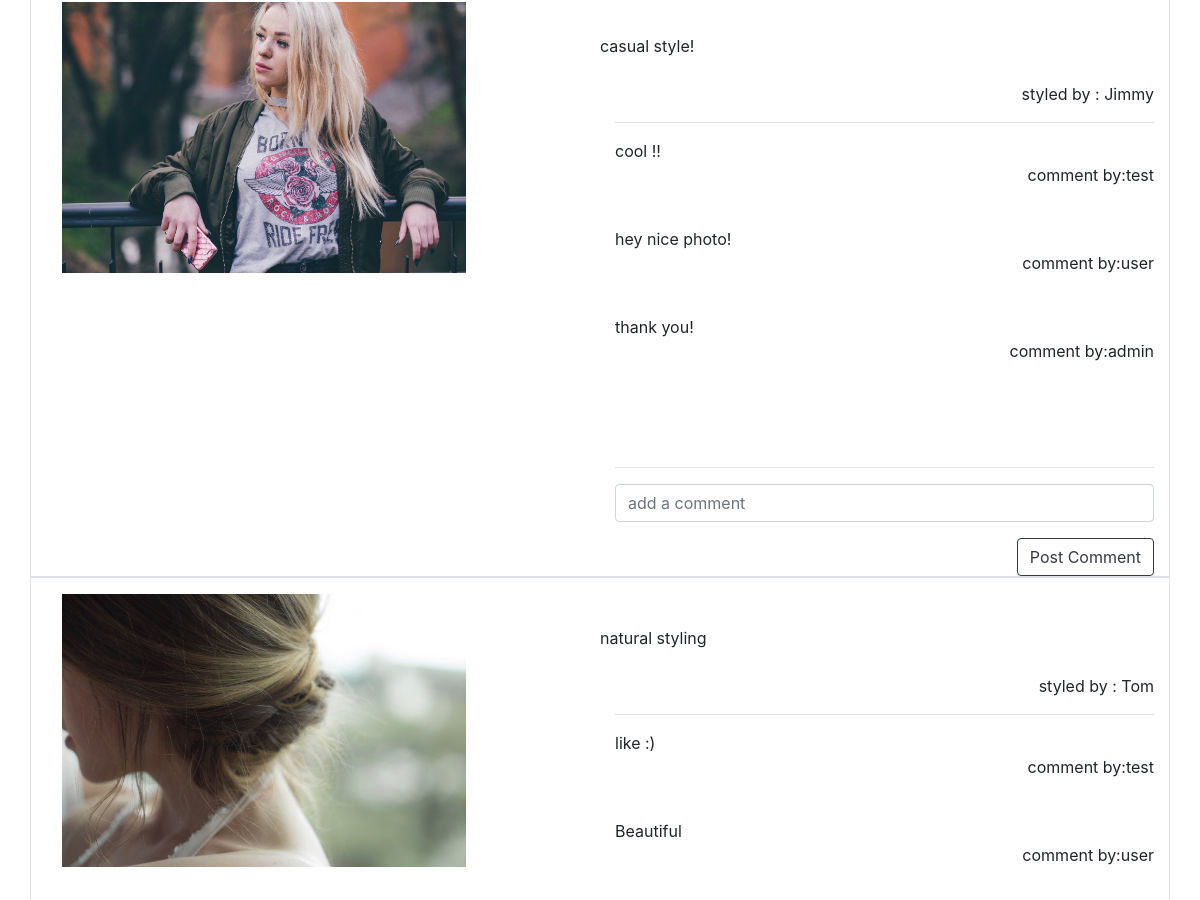
Page /catalog_fb.php (middle part) on the earlier database version.
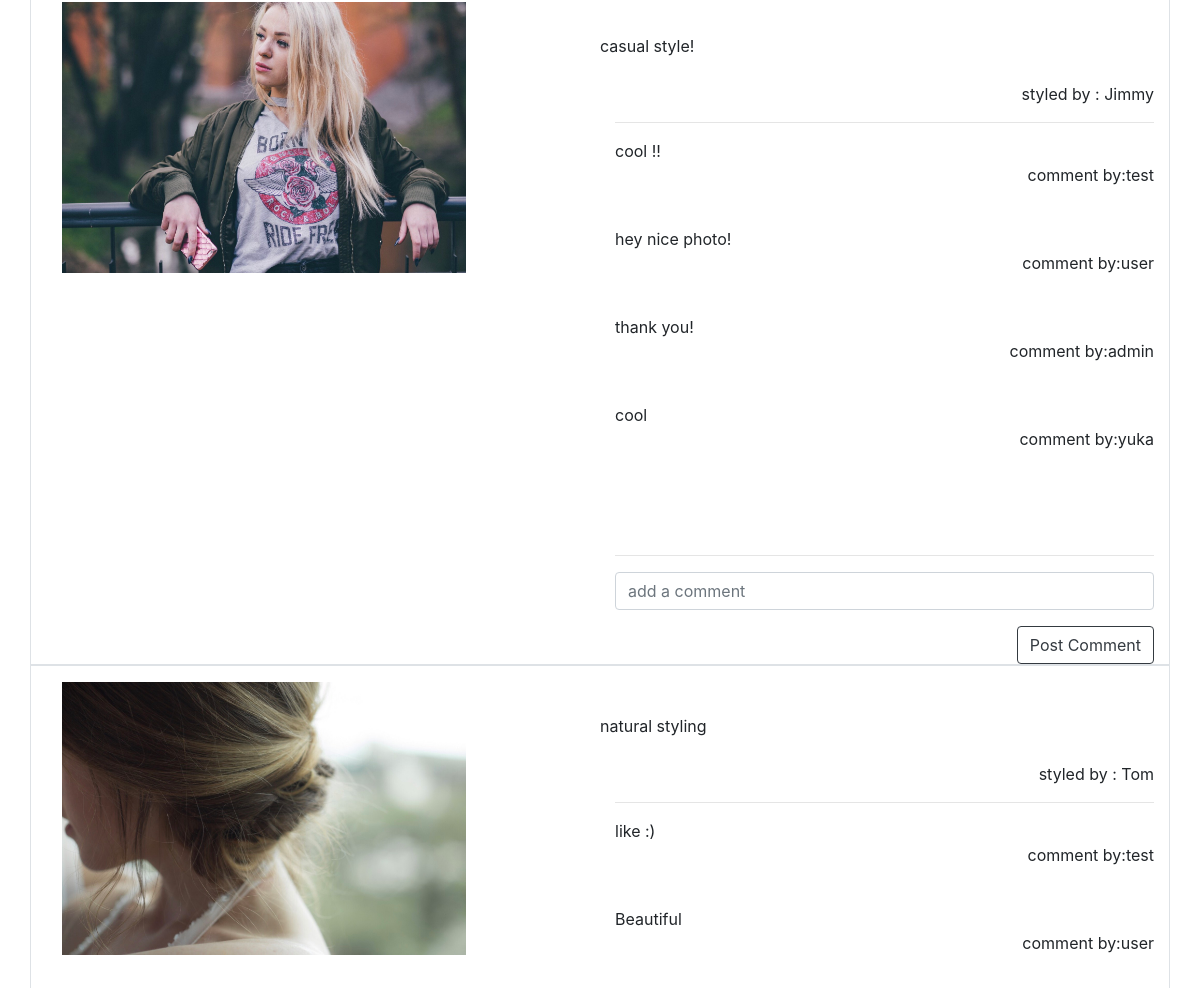
Same page on the later database version.
### tables this page shows
CREATE TABLE `catalog` (
  `catalog_id` int(11) NOT NULL,
  `catalog_photo` varchar(100) NOT NULL,
  `catalog_comment` varchar(1000) NOT NULL,
  `photo_stylist` varchar(100) NOT NULL
);

CREATE TABLE `catalog_comment` (
  `comment_id` int(11) NOT NULL,
  `comment` varchar(100) NOT NULL,
  `user` varchar(100) NOT NULL,
  `catalog_id` int(11) NOT NULL,
  `user_id` int(100) NOT NULL
);

### classes/connection.php (called while the page is built, shortened)
<?php
class Connection{
    private $servername="localhost";
    private $username ="root";
    private $password ="root";
    private $db_name ="hairsalon";
    function __construct(){
        $this->conn = new mysqli($this->servername,$this->username,$this->password,$this->db_name);
        if($this->conn->connect_error){
            die('error connection to database'.$this->conn->connect_error);
        }else{
            return $this->conn;
        }
    }
}
?>

### hairsalonAction.php (called while the page is built, shortened)
<?php
include 'classes/Hairsalon.php';
$Hairsalon= new Hairsalon;
?>

### classes/Hairsalon.php (called while the page is built, shortened)
<?php
include 'connection.php';
class Hairsalon extends Connection{
function displayCatalogComment($catalogID){
    $sql="SELECT * FROM catalog_comment WHERE catalog_id ='$catalogID'";
    $result =$this->conn->query($sql);
    if($result->num_rows>0){
        while($rows =$result->fetch_assoc()){
            $row[]=$rows;
        }return $row;
    }else{
        return FALSE;
    }
}
function displayCatalog(){
    $sql="SELECT * FROM catalog ORDER BY catalog_id DESC";
    $result =$this->conn->query($sql);
    if($result->num_rows>0){
        while($rows =$result->fetch_assoc()){
            $row[]=$rows;
        }
        return $row;
    }else{
        return FALSE;
    }
}
}
?>

### catalog_fb.php (the view, shortened to what this page needs)
<?php
include 'adminMenu.php';
$hairCatalogList = $Hairsalon->displayCatalog();
?>
<!doctype html>
<html lang="en">
  <head>
    <link rel="stylesheet" href="https://stackpath.bootstrapcdn.com/bootstrap/4.3.1/css/bootstrap.min.css">
</head>
  <body>
      <div class="container mt-3">
            <?php
             foreach($hairCatalogList as $row){
                echo "<div class='row border'>";
                    echo "<div class='col-lg-6'>";
                        $uploaded_photo = $row['catalog_photo'];
                        echo "<img src='upload/admin/catalog/$uploaded_photo' alt='' class='w-75 m-3'　id='' >";
                    echo "</div>";
                    echo "<div class='col-lg-6'>";
                            echo"<div class='row mt-5'>";
                                echo $row['catalog_comment'];
                            echo "</div>";
                            echo "<br>";
                            echo "<p class='text-right'> styled by : ".$row['photo_stylist']."</p>";
                            echo "<hr>";
                            $catalogID= $row['catalog_id'];
                            $comments=$Hairsalon->displayCatalogComment($catalogID);
                            foreach($comments as $row2){
                                echo $row2['comment'];
                                echo "<br>";
                                echo "<p class='text-right'>comment by:".$row2['user']."</p>";
                                echo "<br>";
                            }
                            echo "<br>";
                            echo "<br>";
                            echo "<hr>";
                            echo "<form action='hairsalonAction.php' method='post'>";
                            ?>
                                <input type="text" name="content" class = 'form-control' placeholder='add a comment' id="">
                                <button type="submit" name='send' class="btn btn-outline-dark float-right mt-3">Post Comment</button>
                           <?php
                            echo "</form>";
                    echo "</div>";
                echo "</div>";
                }
            ?>
        </div>
  </body>
</html>

Differences in the rows shown:
added catalog_comment: comment "cool", user "yuka", shown under catalog "casual style!"
